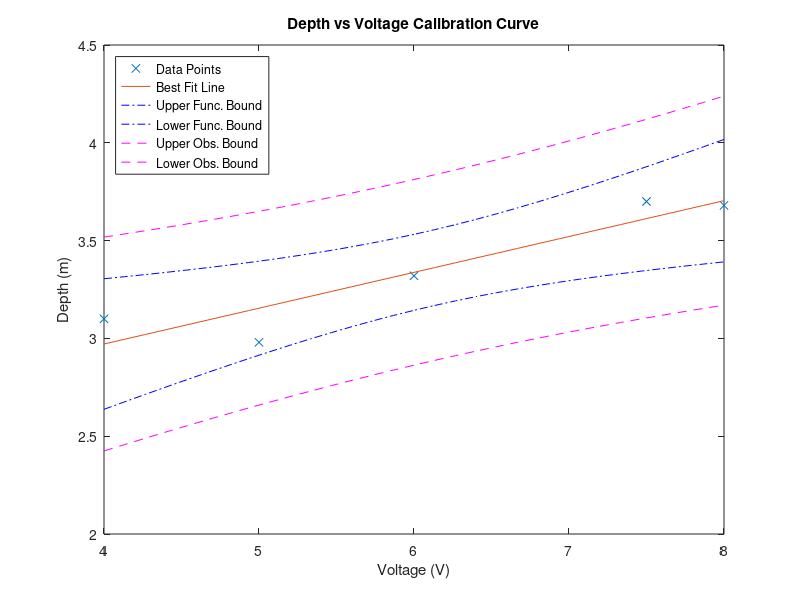

Recreate this plot in MATLAB.
% Script for the linear fit of data. The independent values are
% in the x array and the matched dependent values are in the y array. This
% script does not use MATLAB's built-in fitting functions, but uses the
% formulas from the videos/class notes.
% You also need to enter the confidence level, typically 95%. The values
% that are calculated and displayed are:
%% 1. Beta_hat_1 (the best-fit slope)
%% 2. Beta_hat_0 (the best-fit y-intercept)
% 3. The Root Mean Square Residual, Se
% 4. The Standard Error for beta0, Sbeta0
% 5. The Standard Error for beta1, Sbeta1
% 6. The confidence intervals for beta1 and beta0.
% After calculating these quantities, the script plots the original data,
% the best fit line, and the upper and lower bounds for the confidence
% interval on the best fit line.
%% INSERT DATA HERE (PLEASE CHECK UNITS)
x = [7.5 4 6 5 8]; % Voltage (V)
y = [3.70 3.10 3.32 2.98 3.68]; % Depth (m)
confLev = 0.95; % The confidence level
N = length(y); % The number of data points
xbar = mean(x);
ybar = mean(y);
Sxx = dot((x-xbar),(x-xbar));
%Sxx = (x-xbar)*transpose(x-xbar);
% beta1 is the estimated best slope of the best-fit line
beta1 = dot((x-xbar),(y-ybar))/Sxx
% beta1 = ((x-xbar)*transpose(y-ybar))/Sxx
% beta0 is the estimated best-fit y-intercept of the best fit line
beta0 = ybar - beta1*xbar
yfit = beta0 + beta1*x;
SSE = dot((y - yfit),(y - yfit)) % Sum of the squared residuals
% SSE = (y - yfit)*transpose(y - yfit) % Sum of the squared residuals
Se = sqrt(SSE/(N-2)) % The Root Mean Square Residual
Sbeta0 = Se*sqrt(1/N + xbar^2/Sxx)
Sbeta1 = Se/sqrt(Sxx)
% tinv defaults to 1-sided test. We need 2-sises, hence:(1-0.5*(1-confLev))
StdT = tinv((1-0.5*(1-confLev)),N-2) % The Student's t factor
lambdaBeta1 = StdT*Sbeta1 % The 1/2 confidence interval on beta1
lambdaBeta0 = StdT*Sbeta0 % The 1/2 confidence interval on beta0
range = max(x) - min(x);
xplot = min(x):range/30:max(x); % Generate array for plotting
yplot = beta0 + beta1*xplot; % Generate array for plotting
Syhat = Se*sqrt(1/N + (xplot - xbar).*(xplot - xbar)/Sxx);
lambdayhat = StdT*Syhat;
Sy = Se*sqrt(1+1/N + (xplot - xbar).*(xplot - xbar)/Sxx);
lambday = StdT*Sy;
figure(1)
plot(x,y,'x')
hold on
plot(xplot,yplot)
plot(xplot,yplot+lambdayhat,'-.b',xplot,yplot-lambdayhat,'-.b')
plot(xplot,yplot+lambday,'--m',xplot,yplot-lambday,'--m')
xlabel('Voltage (V)')
ylabel('Depth (m)')
title('Depth vs Voltage Calibration Curve')
if beta1 > 0
   location = 'northwest';
else
   location = 'northeast';
end
legend('Data Points','Best Fit Line','Upper Func. Bound',...
   'Lower Func. Bound', 'Upper Obs. Bound', 'Lower Obs. Bound',...
   'Location', location)
hold off
